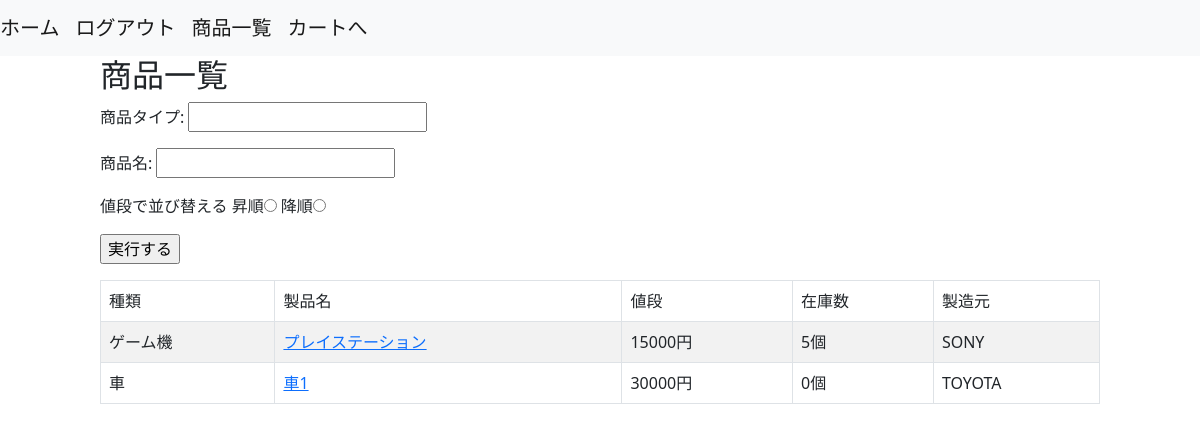
/stores/product_list/ (signed in), run on the app's committed database.
### stores/models.py (models this page shows, shortened)
class Products(models.Model):
  name = models.CharField(max_length=1000)
  price = models.IntegerField()
  stock = models.IntegerField()
  product_type = models.ForeignKey(
    ProductTypes, on_delete=models.CASCADE
  )
  manufacturer = models.ForeignKey(
    Manufacturers, on_delete=models.CASCADE
  )
  objects = ProductsManager()
  class Meta:
    db_table = 'products'

class ProductTypes(models.Model):
  name = models.CharField(max_length=1000)
  class Meta:
    db_table = 'product_types'

class Manufacturers(models.Model):
  name = models.CharField(max_length=1000)
  class Meta:
    db_table = 'manufacturers'

### stores/views.py (the view)
# urls.py: path('product_list/', ProductListView.as_view(), name='product_list'),
class ProductListView(LoginRequiredMixin, ListView):
  model = Products
  template_name = os.path.join('stores', 'product_list.html')
  def get_queryset(self):
    query = super().get_queryset()
    product_type_name = self.request.GET.get('product_type_name',  None)
    product_name = self.request.GET.get('product_name',  None)
    if product_type_name:
      query = query.filter(
        product_type__name = product_type_name
      )
    if product_name:
      query = query.filter(
        name = product_name
      )
    order_by_price = self.request.GET.get('order_by_price', 0)
    if order_by_price == '1':
      query = query.order_by('price')
    elif order_by_price == '2':
      query = query.order_by('-price')
    return query
  def get_context_data(self, **kwargs):
    context = super().get_context_data(**kwargs)
    context['product_type_name'] = self.request.GET.get('product_type_name', '')
    context['product_name'] = self.request.GET.get('product_name', '')
    order_by_price = self.request.GET.get('order_by_price', 0)
    if order_by_price == '1':
      context['ascending'] = True
    elif order_by_price == '2':
      context['descending'] =True
    return context

### templates/stores/product_list.html
{% extends 'base.html' %}
{% block content %}
<div class="col-10 offset-1">
<h2>商品一覧</h2>
<form method='GET' action="{% url 'stores:product_list' %}">
  <p>商品タイプ: <input type="text" name="product_type_name" value="{{ product_type_name }}"></p>
  <p>商品名: <input type="text" name="product_name" value="{{ product_name }}"></p>
  <p>値段で並び替える
    昇順<input type='radio' name='order_by_price' value='1' {% if ascending %} checked {% endif %}>
    降順<input type='radio' name='order_by_price' value='2' {% if descending %} checked {% endif %}>
  </p>
  <p><input type="submit" value="実行する"></p>
</form>
<table class="table table-striped table-bordered">
  <thead>
    <tr>
      <td>種類</td>
      <td>製品名</td>
      <td>値段</td>
      <td>在庫数</td>
      <td>製造元</td>
    </tr>
  </thead>
  <tbody>
  {% for product in object_list %}
    <tr>
      <td>{{ product.product_type.name }}</td>
      <td><a href="{% url 'stores:product_detail' pk=product.id %}">{{ product.name }}</a></td>
      <td>{{ product.price }}円</td>
      <td>{{ product.stock }}個</td>
      <td>{{ product.manufacturer.name }}</td>
    </tr>
  {% endfor %}
  </tbody>
</table>
{% endblock%}

### data on the page
Products: product_type.name "ゲーム機", name "プレイステーション", price "15000", stock "5", manufacturer.name "SONY"
Products: product_type.name "車", name "車1", price "30000", stock "0", manufacturer.name "TOYOTA"
